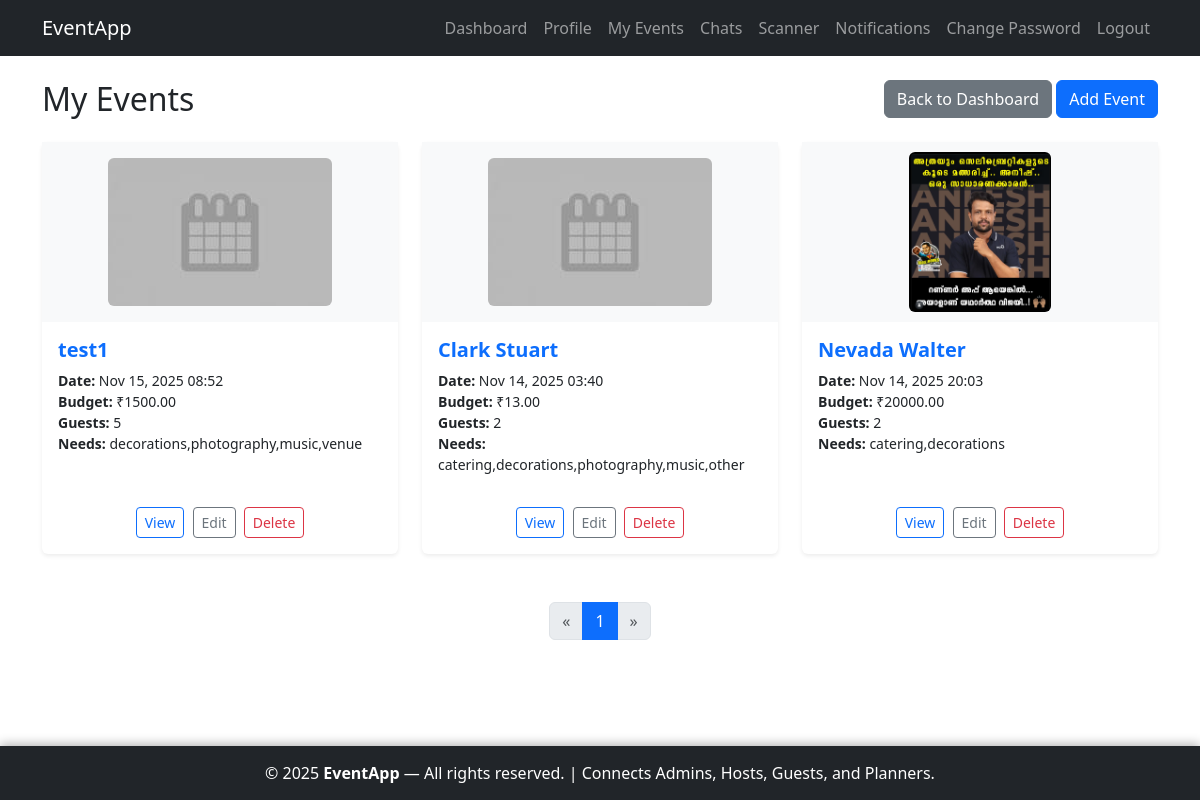
Page /host/events/ (signed in) on the committed database.
### host/models.py (models this page shows, shortened)
class Event(models.Model):
    NEEDS_CHOICES = [
        ('catering', 'Catering'),
        ('decorations', 'Decorations'),
        ('photography', 'Photography'),
        ('music', 'Music/DJ'),
        ('venue', 'Venue Setup'),
        ('other', 'Other'),
    ]
    host = models.ForeignKey(settings.AUTH_USER_MODEL, on_delete=models.CASCADE, related_name='events')
    name = models.CharField(max_length=255)
    start_date = models.DateTimeField()
    end_date = models.DateTimeField()
    budget = models.DecimalField(max_digits=10, decimal_places=2)
    guest_count = models.PositiveIntegerField()
    needs = models.CharField(max_length=255, blank=True)
    banner = models.ImageField(upload_to='events/', blank=True, null=True)
    venue_details = models.TextField(blank=True)
    created_at = models.DateTimeField(auto_now_add=True)
    updated_at = models.DateTimeField(auto_now=True)
    class Meta:
        ordering = ['-created_at']

### host/views.py (the view)
# urls.py: path('events/', views.EventListView.as_view(), name='event_list'),
class EventListView(LoginRequiredMixin, HostRequiredMixin, ListView):
    model = Event
    template_name = 'host/event_list.html'
    context_object_name = 'events'
    def get_queryset(self):
        return Event.objects.filter(host=self.request.user).order_by('-created_at')
    def get_context_data(self, **kwargs):
        context = super().get_context_data(**kwargs)
        queryset = self.get_queryset()
        page_obj, paginated_events = paginate_queryset(self.request, queryset)
        context['page_obj'] = page_obj
        context['events'] = paginated_events  # override context_object_name with paginated data
        return context

### host/views.py (called while the page is built)
    def test_func(self):
        return self.request.user.is_authenticated and self.request.user.role == 'host'

### utils/pagination.py (called while the page is built)
def paginate_queryset(request, queryset):
    paginator = Paginator(queryset, DEFAULT_PER_PAGE)
    page_number = request.GET.get('page')
    try:
        page_obj = paginator.page(page_number)
    except PageNotAnInteger:
        page_obj = paginator.page(1)
    except EmptyPage:
        page_obj = paginator.page(paginator.num_pages)
    return page_obj, page_obj.object_list

### host/templates/host/event_list.html (shortened to what this page needs)
{% extends 'accounts/base.html' %}
{% load static %}
{% block content %}
<div class="row mb-4">
    <div class="col-12 d-flex justify-content-between align-items-center">
        <h2 class="mb-0">My Events</h2>
        <div>
            <a href="{% url 'host:dashboard' %}" class="btn btn-secondary">Back to Dashboard</a>
            <a href="{% url 'host:event_add' %}" class="btn btn-primary">Add Event</a>
        </div>
    </div>
</div>
<div class="row">
    {% for event in events %}
    <div class="col-md-4 mb-4">
        <div class="card shadow-sm border-0 h-100">
{% if event.banner %}
    <div class="d-flex justify-content-center align-items-center bg-light" style="height:180px; overflow:hidden;">
        <img src="{{ event.banner.url }}" class="img-fluid rounded" alt="{{ event.name }}" style="max-height:160px; object-fit:cover;">
    </div>
{% else %}
    <div class="d-flex justify-content-center align-items-center bg-light" style="height:180px; overflow:hidden;">
        <img src="{% static 'images/download.jpg' %}" class="img-fluid rounded" alt="Default event image" style="max-height:160px; object-fit:cover;">
    </div>
{% endif %}
            <div class="card-body">
                <h5 class="card-title text-primary fw-semibold">{{ event.name }}</h5>
                <ul class="list-unstyled small mb-2">
                    <li><strong>Date:</strong> {{ event.start_date|date:"M d, Y H:i" }}</li>
                    <li><strong>Budget:</strong> ₹{{ event.budget }}</li>
                    <li><strong>Guests:</strong> {{ event.guest_count }}</li>
                    <li><strong>Needs:</strong> {{ event.needs }}</li>
                </ul>
            </div>
            <div class="card-footer bg-transparent text-center border-0 pb-3">
                <a href="{% url 'host:event_detail' event.pk %}" class="btn btn-sm btn-outline-primary me-1">View</a>
                <a href="{% url 'host:event_edit' event.pk %}" class="btn btn-sm btn-outline-secondary me-1">Edit</a>
                <form action="{% url 'host:event_delete' event.pk %}" method="POST" class="d-inline">
                    <button type="submit" class="btn btn-sm btn-outline-danger"
                        onclick="return confirm('Are you sure you want to delete this event?');">
                        Delete
                    </button>
                </form>
            </div>
        </div>
    </div>
    {% empty %}
    <div class="col-12 text-center">
        <p class="text-muted mt-4">No events found.</p>
    </div>
    {% endfor %}
</div>
                {% include 'partials/pagination.html' %}
{% endblock %}

### accounts/templates/accounts/base.html (style rules this page uses)
html, body { height: 100%; margin: 0; }
body { display: flex; flex-direction: column; min-height: 100vh; }

### rows in the picture
Event: name "test1", start_date "Nov 15, 2025 08:52", budget "1500.00", guest_count "5", needs "decorations,photography,music,venue"
Event: name "Clark Stuart", start_date "Nov 14, 2025 03:40", budget "13.00", guest_count "2", needs "catering,decorations,photography,music,other"
Event: banner (picture), name "Nevada Walter", start_date "Nov 14, 2025 20:03", budget "20000.00", guest_count "2", needs "catering,decorations"

### other values in the picture
{{ num }} "1"
